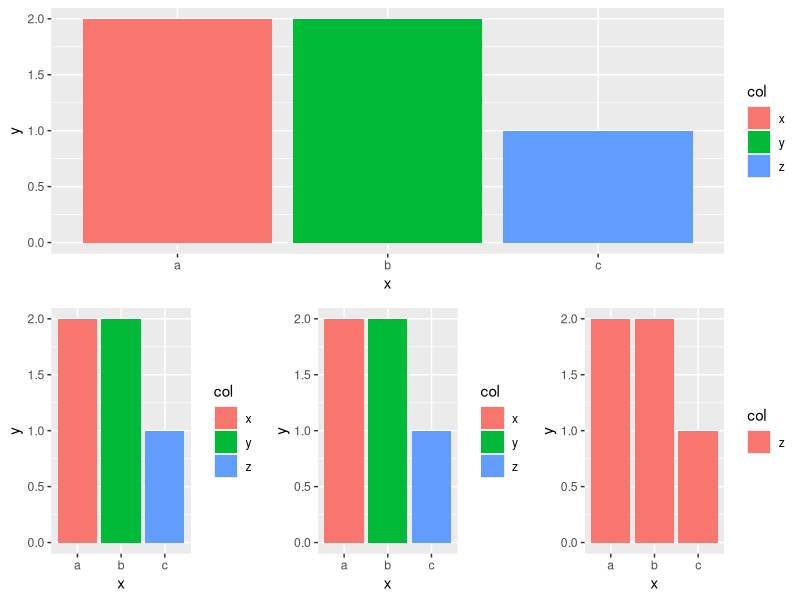
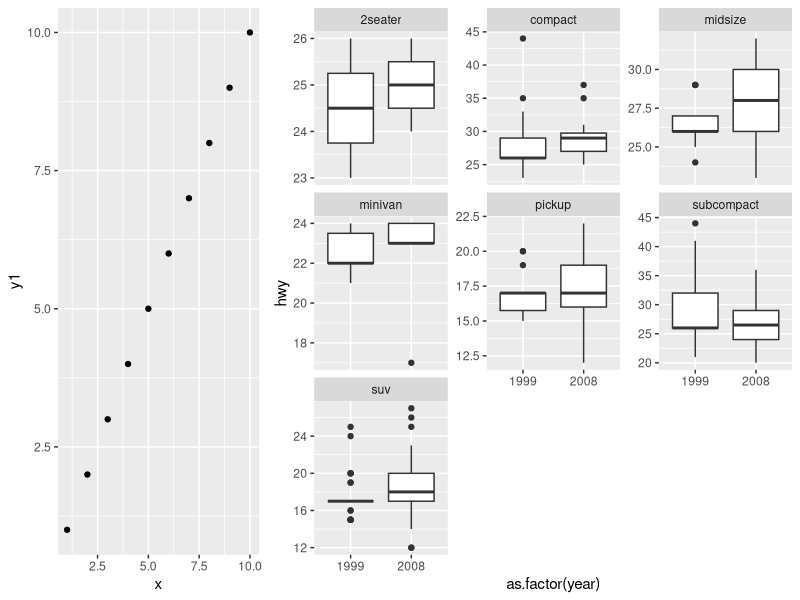
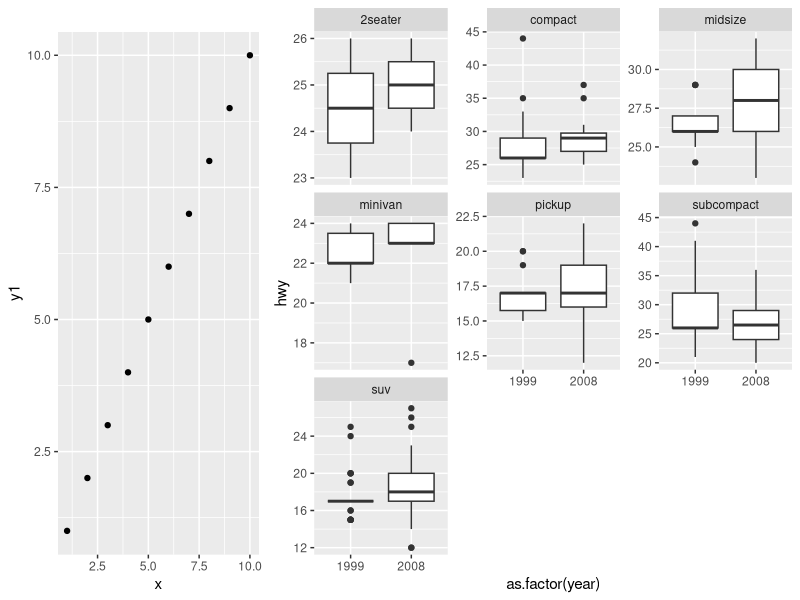
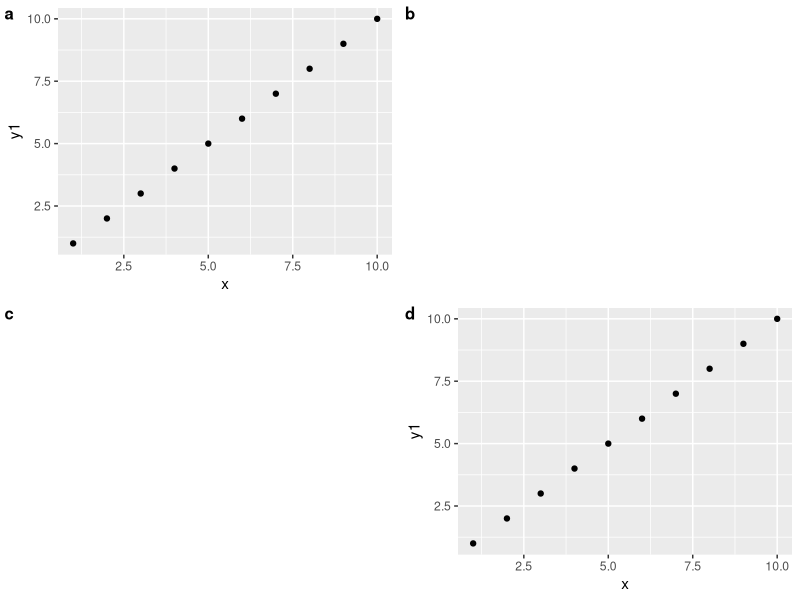

Reproduce these figures in R, in order.
## ---- chunk 1
knitr::opts_chunk$set(echo = TRUE, fig.width = 6, fig.height = 4, dpi = 120, warning = FALSE)
## ---- chunk 2
library(tidyverse)
## ---- chunk 3
d0 <- read.csv(text="x, y, col\na,2,x\nb,2,y\nc,1,z")
d1 <- read.csv(text="x, y, col\na,2,x\nb,2,y\nc,1,z")
d2 <- read.csv(text="x, y, col\na,2,x\nb,2,y\nc,1,z")
d3 <- read.csv(text="x, y, col\na,2,z\nb,2,z\nc,1,z")
p0 <- ggplot(d0) + geom_col(mapping = aes(x, y, fill = col))
p1 <- ggplot(d1) + geom_col(mapping = aes(x, y, fill = col))
p2 <- ggplot(d2) + geom_col(mapping = aes(x, y, fill = col))
p3 <- ggplot(d3) + geom_col(mapping = aes(x, y, fill = col))

gridExtra::grid.arrange(p0, gridExtra::arrangeGrob(p1, p2, p3, ncol = 3), ncol = 1)
## ---- chunk 4
data.frame(x = 1:10, y1 = 1:10, y2 = (1:10)^2, y3 = (1:10)^3, y4 = (1:10)^4) %>% 
  ggplot(aes(x, y1)) + geom_point() ->
  p1

mpg %>% 
  ggplot(aes(as.factor(year), hwy)) +
  geom_boxplot() +
  facet_wrap(~class, scales = "free_y") -> p2

# aligning complex plots in a grid
cowplot::plot_grid(
  p1, p2,
  align = "h", axis = "b", nrow = 1, rel_widths = c(1, 2)
)

# can align top of plotting area as well as bottom
cowplot::plot_grid(
  p1, p2,
  align = "h", axis = "tb",
  nrow = 1, rel_widths = c(1, 2)
)

# missing plots in some grid locations generate empty spaces
cowplot::plot_grid(
  p1, NULL, NULL, p1,
  ncol = 2,
  # auto-generate lowercase labels
  labels = "auto",
  label_size = 12,
  align = "v"
)

